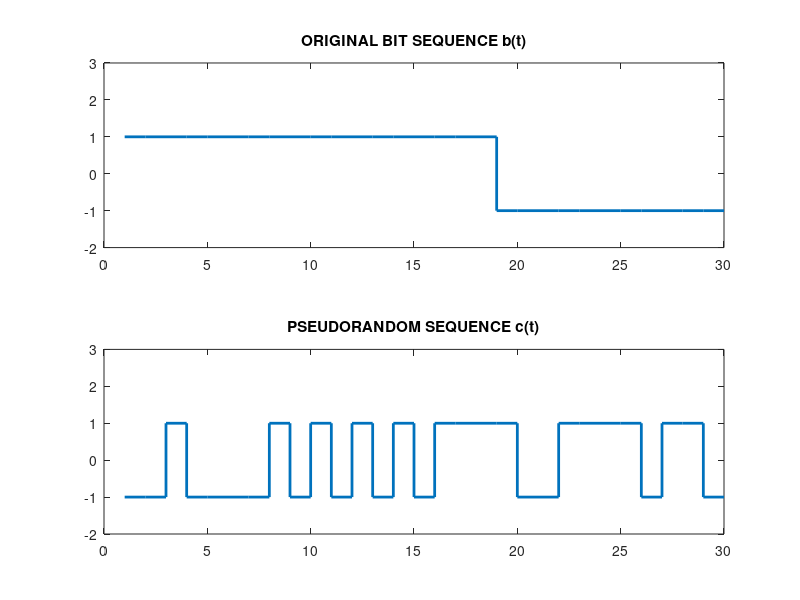
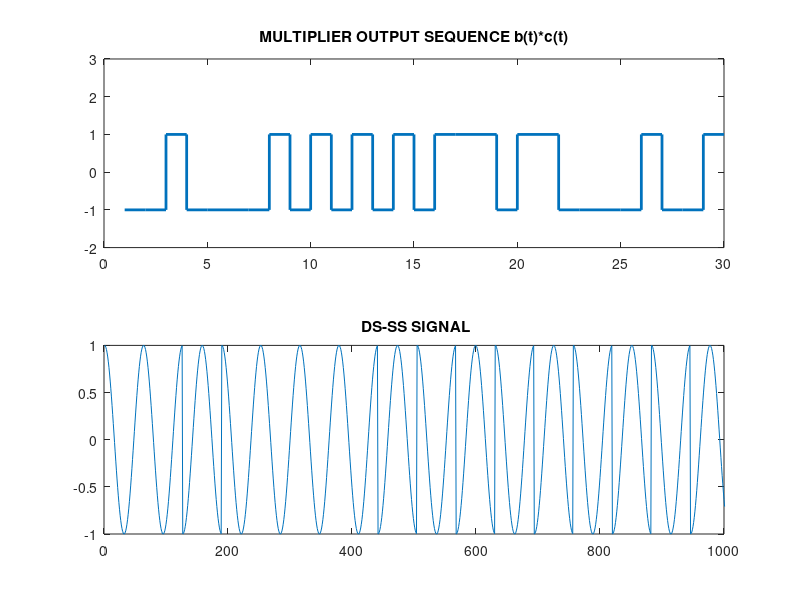

MATLAB code for these plots, in order:
clc;
close all;
clear all;

x=input('Enter The input Bits : ');
b=randi([0,1],x);
len=length(b);

%to get NRZ data bit 0 to -1 is  converting
for i=1:len
    if b(i)==0
        b(i)=-1;
    end
end
k=1;

% Generating the bit sequence of 6 samples
for i=1:len
    for j=1:6
        b1(k)=b(i);
        j=j+1;
        k=k+1;
    end
    i=i+1;
end
len1=length(b1);
subplot(2,1,1);
stairs(b1,'linewidth',2);
axis([0 len1 -2 3]);
title('ORIGINAL BIT SEQUENCE b(t)');

% Generating the pseudo random sequence
c=round(rand(1,len1));
for i=1:len1
    if c(i)==0
        c(i)=-1;
    end
end
subplot(2,1,2);
stairs(c,'linewidth',2);
axis([0 len1 -2 3]);
title('PSEUDORANDOM SEQUENCE c(t)');

% Multiplying data bit with Pseudo random Sequence
for i=1:len1
    b2(i)=b1(i).*c(i);
end

% Modulating the multiplyed signal
dsss=[];
t=0:1/10:2*pi;
m1=cos(t);
m2=cos(t+pi);
for k=1:len1
    if b2(1,k)==-1;
        dsss=[dsss m1];
    else
        dsss=[dsss m2];
    end
end
figure
subplot(2,1,1);
stairs(b2,'linewidth',2);
axis([0 len1 -2 3]);
title('MULTIPLIER OUTPUT SEQUENCE b(t)*c(t)');
subplot(2,1,2);
plot(dsss);
axis([0 1000 -1 1]);
title(' DS-SS SIGNAL');
